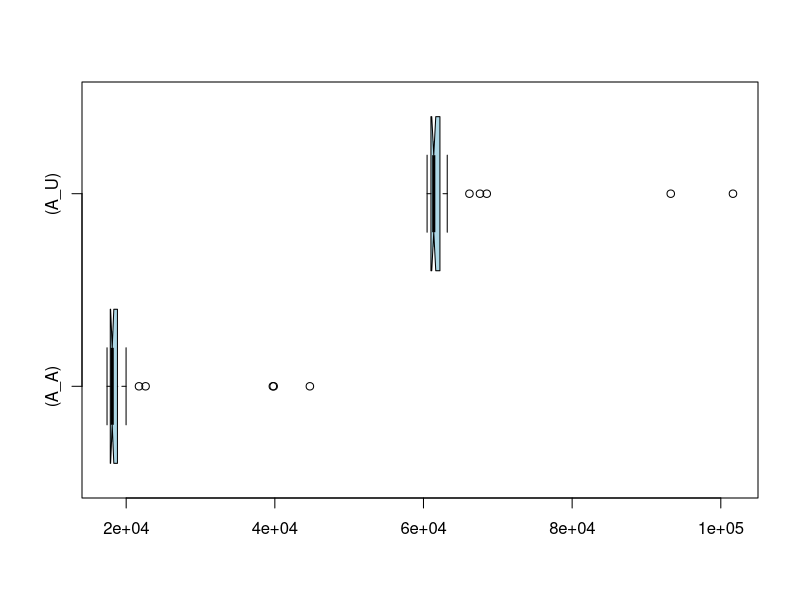

Here is the R script that generated this plot:
if (exists("A_A")) remove("A_A")
if (exists("A_U")) remove("A_U")
if (exists("C_A")) remove("C_A")
if (exists("C_U")) remove("C_U")
A_U<-c(93268,101637,68510,61709,61641,61113,61610,61598,61607,62212,60639,61281,61040,67599,61458,60900,61396,61337,60574,62265,62823,61118,60756,61102,61758,66182,61513,60485,61130,60733,61000,63195,61021,60594,60647,61002,62622,62328,61092,61367,61522,61176,60883,61680,60779,61050,60638,62399,62376,61435)
A_A<-c(44715,39734,39842,18756,17903,18343,18947,18852,18164,18365,17969,18613,18210,19131,19853,19243,17875,17829,17886,18470,22609,19753,19986,17960,17940,17862,18132,17852,18825,18061,17698,18042,17593,17725,18046,17757,17942,17859,21726,18110,17648,17613,17744,17425,18412,18439,18087,18367,17579,18454)
if (exists("A_U")) boxplot.stats(A_U)
if (exists("A_A")) boxplot.stats(A_A)
if (exists("C_U")) boxplot.stats(C_U)
if (exists("C_A")) boxplot.stats(C_A)
if (exists("A_U")) summary(A_U)
if (exists("A_A")) summary(A_A)
if (exists("C_U")) summary(C_U)
if (exists("C_A")) summary(C_A)
if (exists("A_U")) boxplot(A_A,A_U,col="lightblue",horizontal=TRUE,match=TRUE,names=c("(A_A)","(A_U)"),notch=TRUE)
if (exists("C_U")) boxplot(C_A,C_U,col="lightblue",horizontal=TRUE,match=TRUE,names=c("(C_A)","(C_U)"),notch=TRUE)
